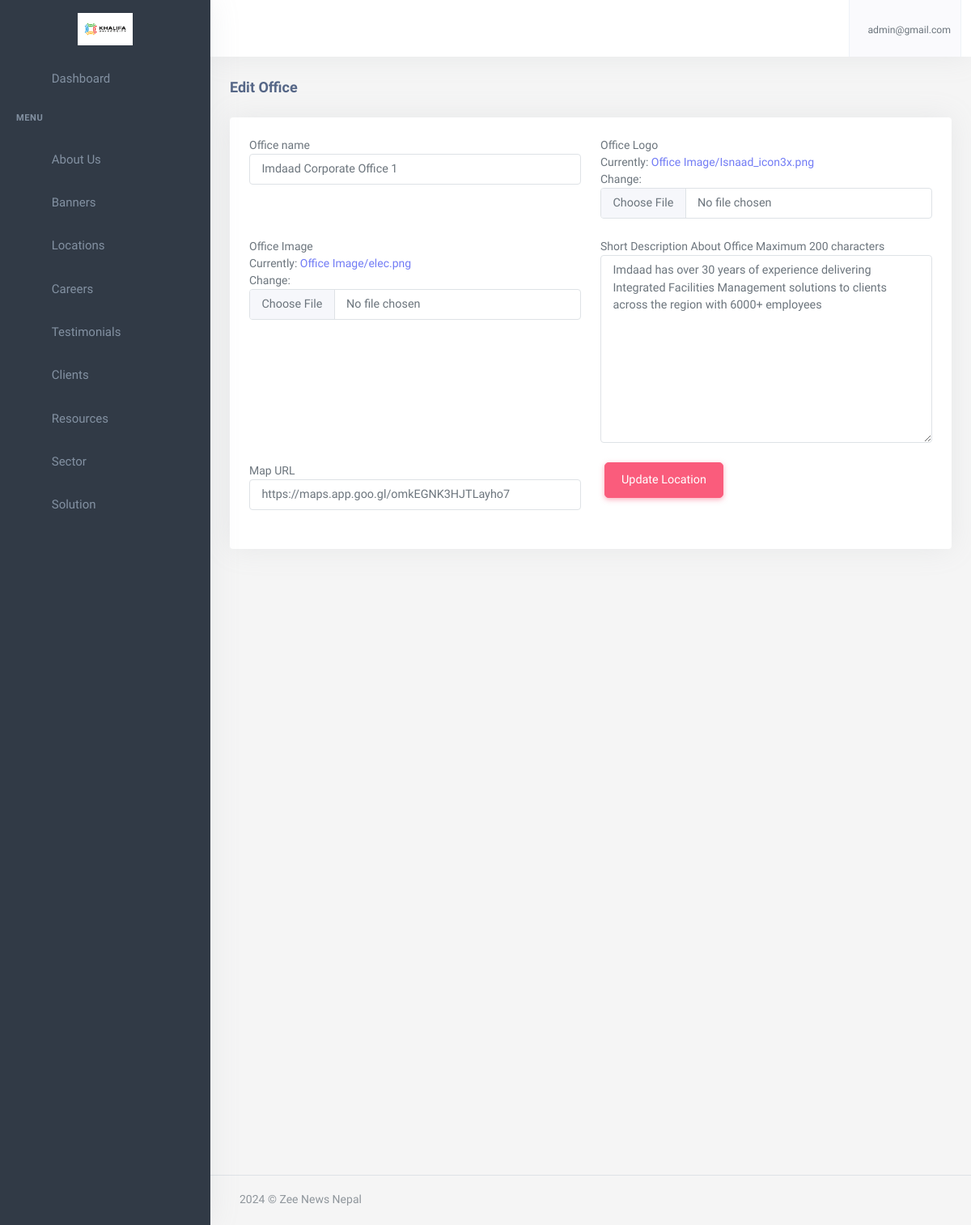
The page /dashboard/office/update/1 (signed in) on the database its author committed.
### account/models.py (models this page shows, shortened)
class User(AbstractBaseUser,PermissionsMixin):
    email = models.EmailField(
        verbose_name='Email',
        max_length=255,
        unique=True,
    )
    name = models.CharField(max_length=200,null=True, blank=True)
    is_user = models.BooleanField(default=False)
    is_admin = models.BooleanField(default=False)
    phone_no = models.CharField(max_length=150,null=True, blank=True)
    avatar = models.ImageField(upload_to="avatarimage/", null=True, blank=True)
    created_at = models.DateTimeField(auto_now_add=True)
    updated_at = models.DateTimeField(auto_now=True)
    objects = UserManager()
    USERNAME_FIELD = 'email'
    REQUIRED_FIELDS = []

### about/models.py (models this page shows, shortened)
class OrganizationSetting(models.Model):
    logo =models.ImageField(verbose_name='Organization Logo',upload_to='aboutus/')
    fav_icon = models.ImageField(verbose_name='Organization Fav Icon',upload_to='aboutus/')
    site_name = models.CharField(verbose_name='Organization Name',max_length=150)
    location = models.CharField(verbose_name='Organizaton Location', max_length=200)
    phone_number = models.CharField(verbose_name='Organization Phone Number',max_length=150)
    email = models.EmailField(verbose_name='Organization Email')
    fb_url = models.URLField(verbose_name='Facebook Page URL', null=True,blank=True)
    tw_url = models.URLField(verbose_name='Twitter URL', null=True,blank=True)
    insta_url = models.URLField(verbose_name='Instagram Page URL', null=True,blank=True)
    linkedin_url = models.URLField(verbose_name='Linkedin URL', null=True,blank=True)

### app/models.py (models this page shows, shortened)
class Office(models.Model):
    office_name = models.CharField(max_length=150)
    logo = models.ImageField(upload_to='Office Image/', verbose_name='Office Logo')
    image  = models.ImageField(verbose_name='Office Image', upload_to='Office Image/')
    descriptions = models.TextField(verbose_name='Short Description About Office Maximum 200 characters ', max_length=200)
    map_url = models.URLField(verbose_name='Map URL')
    class Meta:
        ordering =['id']

### app2/views.py (the view, shortened to what this page needs)
# urls.py: path('office/update/<int:id>',OfficeUpdateDetailView.as_view(),name='office_detail_update'),
@method_decorator(login_required, name='dispatch')
class OfficeUpdateDetailView(generic.UpdateView):
    model = Office
    template_name ='app2/office_form.html'
    pk_url_kwarg ='id'
    form_class = OfficeForm

### app2/forms.py
class OfficeForm(forms.ModelForm):
    class Meta:
        model= Office
        fields= '__all__'
    def __init__(self, *args, **kwargs):
        super(OfficeForm, self).__init__(*args, **kwargs)
        for field_name, field in self.fields.items():
            field.widget.attrs['placeholder'] = f"Enter {field_name}"
            field.widget.attrs['class'] = 'form-control'

### app/context_processor.py (called while the page is built)
def solutions(request):
    solutions_data = Solutions.objects.all()
    context = {
        'solution_category': solutions_data
    }
    return context

def sectors(request):
    secots_all = Sector.objects.all()
    context = {
        'secotrs':secots_all
    }
    return context

def career_category(request):
    categories = Category.objects.all()
    return({
        'careers_categories':categories
    })

def organizationsetting(request):
    organization_setting = OrganizationSetting.objects.first()
    return ({
        'organization_settings': organization_setting
    })

def locations(request):
    all_office_locations = Office.objects.all()[:5]
    return({
        'office_locations':all_office_locations
    })

### app2/templates/app2/office_form.html (shortened to what this page needs)
{% extends 'app2/base.html' %}
{% load static %}
{% block body %}
            <div class="content-page">
                <div class="content">
                    <div class="container-fluid">
                        <div class="row">
                            <div class="col-12">
                                <div class="page-title-box">
                                    <h4 class="page-title">{% if form.initial %}Edit Office {% else %}Add New Office{% endif %}
                                    </h4>
                                </div>
                            </div>
                        </div>
                        <form method="post" enctype="multipart/form-data" action="">
                        <div class="row">
                            <div class="col-12">
                                <div class="card">
                                    <div class="card-body">
                                        <div class="row">
                                            {% for field in form %}
                                            <div class="col-xl-6">
                                                {{field.label}}
                                                <div class="mb-3">
                                                    {{field}}
                                                </div>
                                            </div>
                                            {% endfor %}
                                            <div class="col-auto">
                                            {% if form.initial %}
                                                <button type="submit" class="btn btn-danger chat-send waves-effect waves-light">Update Location</button>
                                            {% else %}
                                                <button type="submit" class="btn btn-danger chat-send waves-effect waves-light">Add Location </button>
                                            {% endif %}
                                            </div>
                                        </div>
                                </div>
                            </div>
                        </div>
                    </form>
                    </div>
                </div>
       {%endblock%}

### app2/templates/app2/base.html (shortened to what this page needs)
{% load static %}
<!DOCTYPE html>
<html lang="en">
    <head>
        <link rel="stylesheet" href="{% static 'app2/assets/vendor/jquery-toast-plugin/jquery.toast.min.css'%}">
        <link href="{% static 'app2/assets/css/app-saas.min.css'%}" rel="stylesheet" type="text/css" id="app-style" />
        <link href="{% static 'app2/assets/css/icons.min.css'%}" rel="stylesheet" type="text/css" />
        <link href="{% static 'app2/assets/vendor/bootstrap-datepicker/css/bootstrap-datepicker.min.css'%}" rel="stylesheet" type="text/css" />
        <link href="{% static 'app2/assets/vendor/select2/css/select2.min.css'%}" rel="stylesheet" type="text/css" />
        <link href="{% static 'app2/assets/vendor/datatables.net-bs5/css/dataTables.bootstrap5.min.css'%}" rel="stylesheet" type="text/css" />
        <link href="{% static 'app2/assets/vendor/datatables.net-responsive-bs5/css/responsive.bootstrap5.min.css'%}" rel="stylesheet" type="text/css" />
        <link href="{% static 'app2/assets/css/app-saas.min.css'%}" rel="stylesheet" type="text/css" id="app-style" />
        <link href="{% static 'app2/assets/css/icons.min.css'%}" rel="stylesheet" type="text/css" />
        <link href="https://cdn.jsdelivr.net/npm/summernote@0.8.16/dist/summernote-lite.min.css" rel="stylesheet">
    </head>
    <link rel="stylesheet" href="https://maxcdn.bootstrapcdn.com/font-awesome/4.7.0/css/font-awesome.min.css">
    <body>
        <div class="wrapper">
            <div class="navbar-custom">
                <div class="topbar container-fluid justify-content-between">
                    <div class="d-flex align-items-center  gap-lg-2 gap-1">
                        <button class="button-toggle-menu sm:float-end">
                            <i class="mdi mdi-menu"></i>
                        </button>
                    </div>
                    <ul class="topbar-menu d-flex align-items-center gap-3">
                        <li class="d-none d-sm-inline-block">
                            <a class="nav-link" data-bs-toggle="offcanvas" href="#theme-settings-offcanvas">
                                <i class="ri-settings-3-line font-22"></i>
                            </a>
                        </li>
                        <li class="d-none d-sm-inline-block">
                            <div class="nav-link" id="light-dark-mode" data-bs-toggle="tooltip" data-bs-placement="left" title="Theme Mode">
                                <i class="ri-moon-line font-22"></i>
                            </div>
                        </li>
                        <li class="d-none d-md-inline-block">
                            <a class="nav-link" href="#" data-toggle="fullscreen">
                                <i class="ri-fullscreen-line font-22"></i>
                            </a>
                        </li>
                        <li class="dropdown">
                            <a class="nav-link dropdown-toggle arrow-none nav-user px-2" data-bs-toggle="dropdown" href="#" role="button" aria-haspopup="false" aria-expanded="false">
                                <span class="d-lg-flex flex-column gap-1 d-none">
                                    <h6 class="my-0 fw-normal">{{request.user.email}}</h6>
                                </span>
                            </a>
                        </li>
                    </ul>
                </div>
            </div>
            <div class="leftside-menu">
                <a href="{% url 'dashboard:index' %}" class="logo logo-light">
                    <span class="logo-lg">
                        <img src="{{organization_settings.logo.url}}" alt="logo" style="height: 40px;">
                    </span>
                </a>
                <div class="h-100" id="leftside-menu-container" data-simplebar>
                    <ul class="side-nav">
                        <li class="side-nav-item">
                            <a href="{% url 'dashboard:index' %}" class="side-nav-link">
                                <i class="uil-home-alt"></i>
                                <span> Dashboard </span>
                            </a>
                        </li>
                        <li class="side-nav-title">Menu</li>
                        <li class="side-nav-item">
                            <a data-bs-toggle="collapse" href="#sidebarPages2" aria-expanded="false" aria-controls="sidebarPages" class="side-nav-link">
                                <i class="uil-home"></i>
                                <span> About Us </span>
                                <span class="menu-arrow"></span>
                            </a>
                        </li>
                        <li class="side-nav-item">
                            <a href="{% url 'dashboard:banners' %}" class="side-nav-link">
                                <i class="uil-book"></i>
                                <span> Banners </span>
                            </a>
                        </li>
                        <li class="side-nav-item">
                            <a data-bs-toggle="collapse" href="#sidebarPages" aria-expanded="false" aria-controls="sidebarPages" class="side-nav-link">
                                <i class="uil-location"></i>
                                <span> Locations </span>
                                <span class="menu-arrow"></span>
                            </a>
                        </li>
                        <li class="side-nav-item">
                            <a data-bs-toggle="collapse" href="#sidebarPages1" aria-expanded="false" aria-controls="sidebarPages" class="side-nav-link">
                                <i class="uil-book"></i>
                                <span> Careers </span>
                                <span class="menu-arrow"></span>
                            </a>
                        </li>
                        <li class="side-nav-item">
                            <a href="{% url 'dashboard:testimonials' %}" class="side-nav-link">
                                <i class="uil-book"></i>
                                <span> Testimonials </span>
                            </a>
                        </li>
                        <li class="side-nav-item">
                            <a href="{% url 'dashboard:client_list' %}" class="side-nav-link">
                                <i class="uil-user"></i>
                                <span> Clients </span>
                            </a>
                        </li>
                        <li class="side-nav-item">
                            <a data-bs-toggle="collapse" href="#sidebarPages4" aria-expanded="false" aria-controls="sidebarPages" class="side-nav-link">
                                <i class="uil-diamond"></i>
                                <span> Resources </span>
                                <span class="menu-arrow"></span>
                            </a>
                        </li>
                        <li class="side-nav-item">
                            <a data-bs-toggle="collapse" href="#sidebarPages5" aria-expanded="false" aria-controls="sidebarPages" class="side-nav-link">
                                <i class="uil-user"></i>
                                <span> Sector </span>
                                <span class="menu-arrow"></span>
                            </a>
                        </li>
                        <li class="side-nav-item">
                            <a data-bs-toggle="collapse" href="#sidebarPages6" aria-expanded="false" aria-controls="sidebarPages" class="side-nav-link">
                                <i class="uil-user"></i>
                                <span>Solution </span>
                                <span class="menu-arrow"></span>
                            </a>
                        </li>
                    </ul>
                </div>
            </div>
  {% block body %}
  {% endblock  %}
        <footer class="footer">
            <div class="container-fluid">
                <div class="row">
                    <div class="col-md-6">
                        <script>document.write(new Date().getFullYear())</script> © Zee News Nepal
                    </div>
                    <div class="col-md-6">
                    </div>
                </div>
            </div>
        </footer>
    </div>
    </div>
                        </body>
                        </html>

### app2/templates/app2/base.html (style rules this page uses)
.btn { margin: 0 5px; padding: 10px 20px; border-radius: 5px; cursor: pointer; }

### rows shown on the page
User: user.email "admin@gmail.com"
OrganizationSetting: logo (picture)
Office: form "Imdaad Corporate Office 1" "Imdaad has over 30 years of experience delivering Integrated Facilities Management solutions to clients across the region with 6000+ employees" "https://maps.app.goo.gl/omkEGNK3HJTLayho7"

### other values the page prints
{{ field.label }} "Office name" "Office Logo" "Office Image" "Short Description About Office Maximum 200 characters" "Map URL"
